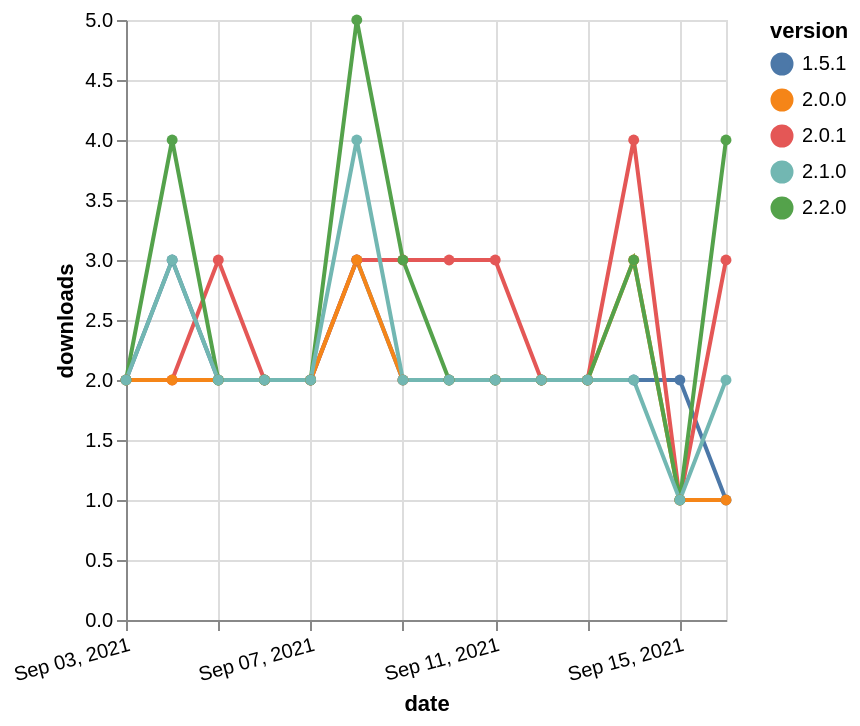

Vega-Lite specification for this chart:
### Vega-Lite specification from a JSON file in a GitHub repository (floating-point values rounded to 4 significant figures)
{"$schema": "https://vega.github.io/schema/vega-lite/v5.json", "description": "A simple bar chart with embedded data.", "data": {"values": [{"date": "2021-09-03", "total": 2426, "delta": 2, "version": "1.5.1"}, {"date": "2021-09-04", "total": 2429, "delta": 3, "version": "1.5.1"}, {"date": "2021-09-05", "total": 2431, "delta": 2, "version": "1.5.1"}, {"date": "2021-09-06", "total": 2433, "delta": 2, "version": "1.5.1"}, {"date": "2021-09-07", "total": 2435, "delta": 2, "version": "1.5.1"}, {"date": "2021-09-08", "total": 2438, "delta": 3, "version": "1.5.1"}, {"date": "2021-09-09", "total": 2440, "delta": 2, "version": "1.5.1"}, {"date": "2021-09-10", "total": 2442, "delta": 2, "version": "1.5.1"}, {"date": "2021-09-11", "total": 2444, "delta": 2, "version": "1.5.1"}, {"date": "2021-09-12", "total": 2446, "delta": 2, "version": "1.5.1"}, {"date": "2021-09-13", "total": 2448, "delta": 2, "version": "1.5.1"}, {"date": "2021-09-14", "total": 2450, "delta": 2, "version": "1.5.1"}, {"date": "2021-09-15", "total": 2452, "delta": 2, "version": "1.5.1"}, {"date": "2021-09-16", "total": 2453, "delta": 1, "version": "1.5.1"}, {"date": "2021-09-03", "total": 1335, "delta": 2, "version": "2.0.1"}, {"date": "2021-09-04", "total": 1337, "delta": 2, "version": "2.0.1"}, {"date": "2021-09-05", "total": 1340, "delta": 3, "version": "2.0.1"}, {"date": "2021-09-06", "total": 1342, "delta": 2, "version": "2.0.1"}, {"date": "2021-09-07", "total": 1344, "delta": 2, "version": "2.0.1"}, {"date": "2021-09-08", "total": 1347, "delta": 3, "version": "2.0.1"}, {"date": "2021-09-09", "total": 1350, "delta": 3, "version": "2.0.1"}, {"date": "2021-09-10", "total": 1353, "delta": 3, "version": "2.0.1"}, {"date": "2021-09-11", "total": 1356, "delta": 3, "version": "2.0.1"}, {"date": "2021-09-12", "total": 1358, "delta": 2, "version": "2.0.1"}, {"date": "2021-09-13", "total": 1360, "delta": 2, "version": "2.0.1"}, {"date": "2021-09-14", "total": 1364, "delta": 4, "version": "2.0.1"}, {"date": "2021-09-15", "total": 1365, "delta": 1, "version": "2.0.1"}, {"date": "2021-09-16", "total": 1368, "delta": 3, "version": "2.0.1"}, {"date": "2021-09-03", "total": 1195, "delta": 2, "version": "2.0.0"}, {"date": "2021-09-04", "total": 1197, "delta": 2, "version": "2.0.0"}, {"date": "2021-09-05", "total": 1199, "delta": 2, "version": "2.0.0"}, {"date": "2021-09-06", "total": 1201, "delta": 2, "version": "2.0.0"}, {"date": "2021-09-07", "total": 1203, "delta": 2, "version": "2.0.0"}, {"date": "2021-09-08", "total": 1206, "delta": 3, "version": "2.0.0"}, {"date": "2021-09-09", "total": 1208, "delta": 2, "version": "2.0.0"}, {"date": "2021-09-10", "total": 1210, "delta": 2, "version": "2.0.0"}, {"date": "2021-09-11", "total": 1212, "delta": 2, "version": "2.0.0"}, {"date": "2021-09-12", "total": 1214, "delta": 2, "version": "2.0.0"}, {"date": "2021-09-13", "total": 1216, "delta": 2, "version": "2.0.0"}, {"date": "2021-09-14", "total": 1219, "delta": 3, "version": "2.0.0"}, {"date": "2021-09-15", "total": 1220, "delta": 1, "version": "2.0.0"}, {"date": "2021-09-16", "total": 1221, "delta": 1, "version": "2.0.0"}, {"date": "2021-09-03", "total": 812, "delta": 2, "version": "2.2.0"}, {"date": "2021-09-04", "total": 816, "delta": 4, "version": "2.2.0"}, {"date": "2021-09-05", "total": 818, "delta": 2, "version": "2.2.0"}, {"date": "2021-09-06", "total": 820, "delta": 2, "version": "2.2.0"}, {"date": "2021-09-07", "total": 822, "delta": 2, "version": "2.2.0"}, {"date": "2021-09-08", "total": 827, "delta": 5, "version": "2.2.0"}, {"date": "2021-09-09", "total": 830, "delta": 3, "version": "2.2.0"}, {"date": "2021-09-10", "total": 832, "delta": 2, "version": "2.2.0"}, {"date": "2021-09-11", "total": 834, "delta": 2, "version": "2.2.0"}, {"date": "2021-09-12", "total": 836, "delta": 2, "version": "2.2.0"}, {"date": "2021-09-13", "total": 838, "delta": 2, "version": "2.2.0"}, {"date": "2021-09-14", "total": 841, "delta": 3, "version": "2.2.0"}, {"date": "2021-09-15", "total": 842, "delta": 1, "version": "2.2.0"}, {"date": "2021-09-16", "total": 846, "delta": 4, "version": "2.2.0"}, {"date": "2021-09-03", "total": 1022, "delta": 2, "version": "2.1.0"}, {"date": "2021-09-04", "total": 1025, "delta": 3, "version": "2.1.0"}, {"date": "2021-09-05", "total": 1027, "delta": 2, "version": "2.1.0"}, {"date": "2021-09-06", "total": 1029, "delta": 2, "version": "2.1.0"}, {"date": "2021-09-07", "total": 1031, "delta": 2, "version": "2.1.0"}, {"date": "2021-09-08", "total": 1035, "delta": 4, "version": "2.1.0"}, {"date": "2021-09-09", "total": 1037, "delta": 2, "version": "2.1.0"}, {"date": "2021-09-10", "total": 1039, "delta": 2, "version": "2.1.0"}, {"date": "2021-09-11", "total": 1041, "delta": 2, "version": "2.1.0"}, {"date": "2021-09-12", "total": 1043, "delta": 2, "version": "2.1.0"}, {"date": "2021-09-13", "total": 1045, "delta": 2, "version": "2.1.0"}, {"date": "2021-09-14", "total": 1047, "delta": 2, "version": "2.1.0"}, {"date": "2021-09-15", "total": 1048, "delta": 1, "version": "2.1.0"}, {"date": "2021-09-16", "total": 1050, "delta": 2, "version": "2.1.0"}]}, "width": "container", "mark": {"type": "line", "point": {"filled": true}}, "encoding": {"x": {"field": "date", "type": "temporal", "timeUnit": "yearmonthdate", "title": "date", "axis": {"labelAngle": -15}}, "y": {"field": "delta", "type": "quantitative", "title": "downloads"}, "color": {"field": "version", "type": "nominal"}, "tooltip": {"field": "delta"}}}
